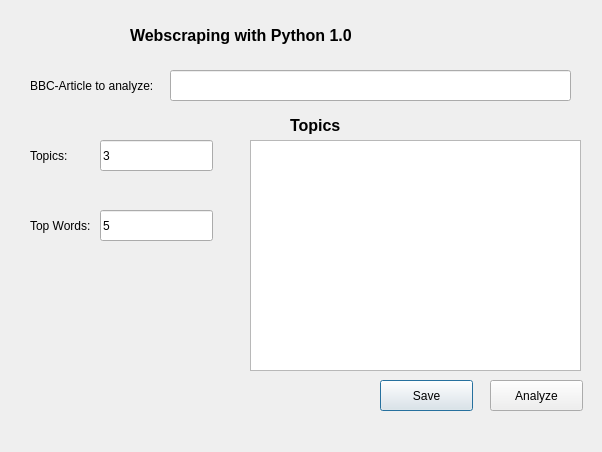
<?xml version="1.0" encoding="UTF-8"?>
<ui version="4.0">
 <class>Dialog</class>
 <widget class="QDialog" name="Dialog">
  <property name="geometry">
   <rect>
    <x>0</x>
    <y>0</y>
    <width>602</width>
    <height>452</height>
   </rect>
  </property>
  <property name="windowTitle">
   <string>Dialog</string>
  </property>
  <widget class="QLabel" name="label">
   <property name="geometry">
    <rect>
     <x>130</x>
     <y>20</y>
     <width>311</width>
     <height>31</height>
    </rect>
   </property>
   <property name="font">
    <font>
     <pointsize>12</pointsize>
     <weight>75</weight>
     <bold>true</bold>
    </font>
   </property>
   <property name="text">
    <string>Webscraping with Python 1.0</string>
   </property>
  </widget>
  <widget class="QLabel" name="label_2">
   <property name="geometry">
    <rect>
     <x>30</x>
     <y>70</y>
     <width>131</width>
     <height>31</height>
    </rect>
   </property>
   <property name="text">
    <string>BBC-Article to analyze:</string>
   </property>
  </widget>
  <widget class="QLineEdit" name="url_edit">
   <property name="geometry">
    <rect>
     <x>170</x>
     <y>70</y>
     <width>401</width>
     <height>31</height>
    </rect>
   </property>
  </widget>
  <widget class="QPushButton" name="save_btn">
   <property name="geometry">
    <rect>
     <x>380</x>
     <y>380</y>
     <width>93</width>
     <height>31</height>
    </rect>
   </property>
   <property name="text">
    <string>Save</string>
   </property>
  </widget>
  <widget class="QTextEdit" name="topics_area">
   <property name="geometry">
    <rect>
     <x>250</x>
     <y>140</y>
     <width>331</width>
     <height>231</height>
    </rect>
   </property>
  </widget>
  <widget class="QPushButton" name="analyze_btn">
   <property name="geometry">
    <rect>
     <x>490</x>
     <y>380</y>
     <width>93</width>
     <height>31</height>
    </rect>
   </property>
   <property name="text">
    <string>Analyze</string>
   </property>
  </widget>
  <widget class="QLabel" name="label_3">
   <property name="geometry">
    <rect>
     <x>290</x>
     <y>110</y>
     <width>71</width>
     <height>31</height>
    </rect>
   </property>
   <property name="font">
    <font>
     <pointsize>12</pointsize>
     <weight>75</weight>
     <bold>true</bold>
    </font>
   </property>
   <property name="text">
    <string>Topics</string>
   </property>
  </widget>
  <widget class="QLabel" name="label_4">
   <property name="geometry">
    <rect>
     <x>30</x>
     <y>140</y>
     <width>51</width>
     <height>31</height>
    </rect>
   </property>
   <property name="text">
    <string>Topics:</string>
   </property>
  </widget>
  <widget class="QLabel" name="label_5">
   <property name="geometry">
    <rect>
     <x>30</x>
     <y>210</y>
     <width>71</width>
     <height>31</height>
    </rect>
   </property>
   <property name="text">
    <string>Top Words:</string>
   </property>
  </widget>
  <widget class="QLineEdit" name="topics_edit">
   <property name="geometry">
    <rect>
     <x>100</x>
     <y>140</y>
     <width>113</width>
     <height>31</height>
    </rect>
   </property>
   <property name="text">
    <string>3</string>
   </property>
  </widget>
  <widget class="QLineEdit" name="words_edit">
   <property name="geometry">
    <rect>
     <x>100</x>
     <y>210</y>
     <width>113</width>
     <height>31</height>
    </rect>
   </property>
   <property name="text">
    <string>5</string>
   </property>
  </widget>
 </widget>
 <resources/>
 <connections/>
</ui>
